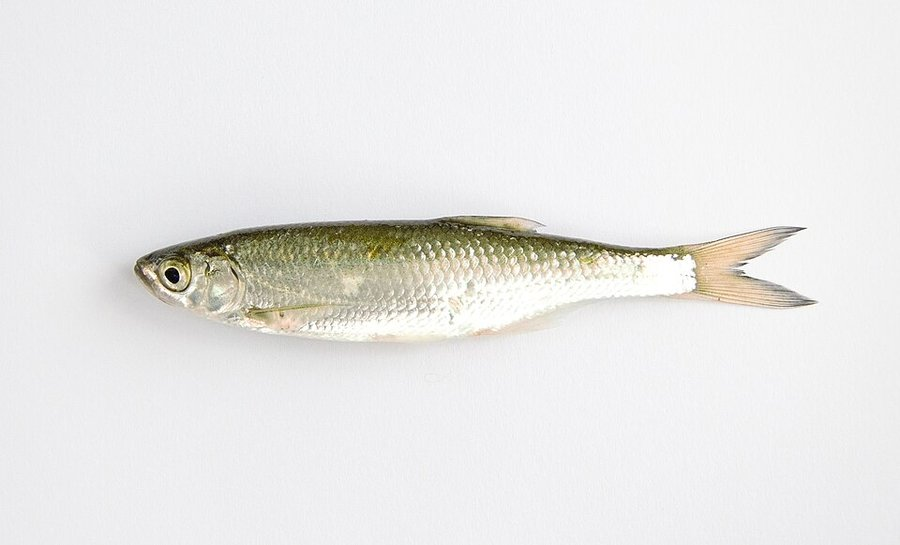
#> input picture games/peche_game/assets/references/ablette.jpg, 900 x 545 px, given in place of ablette.jpg.jpg, which was not available
$ python -i mesure-silhouette.py   (imports and definitions only)
#> lines starting #> are read from the running program, lines starting #| are printed output that depends on the picture
#!/usr/bin/env python3
# Mesure de la silhouette d'un poisson sur une photo de référence (PIL + numpy).
#   python3 scripts/mesure-silhouette.py <espece> '{"museau":[x,y],"pedoncule":[x,y]}' ['{"zone":[x0,y0,x1,y1]}']
# (seuils propres à chaque photo dans masque() ; masque écrit dans $MESURES, défaut /tmp/mesures-poissons)
# Segmente le poisson (croissance de région depuis un germe), redresse son axe
# (museau -> pédoncule), puis imprime la demi-hauteur et le décalage du squelette
# tous les 5 % de la longueur, normalisés par la longueur standard (museau -> base de la queue).
import sys
import json
import numpy as np
from PIL import Image, ImageFilter

import os
REF = os.path.join(os.path.dirname(os.path.abspath(__file__)), '..', 'games', 'peche_game', 'assets', 'references') + os.sep
OUT = os.environ.get('MESURES', '/tmp/mesures-poissons') + os.sep
# [1 line not run here, left out]


# [14 lines left out: function croissance, not called in this run]


def lisse(m, k=7):
    return np.asarray(Image.fromarray((m * 255).astype('uint8')).filter(ImageFilter.MedianFilter(k))) > 127


def masque(espece):
    im = Image.open(REF + espece + '.jpg').convert('RGB')
#> im is the input picture: PIL image 900x545 RGB; mean R, G, B 233.3, 232.6, 231.1
    a = np.asarray(im).astype(float)
    lum = a.mean(axis=2)
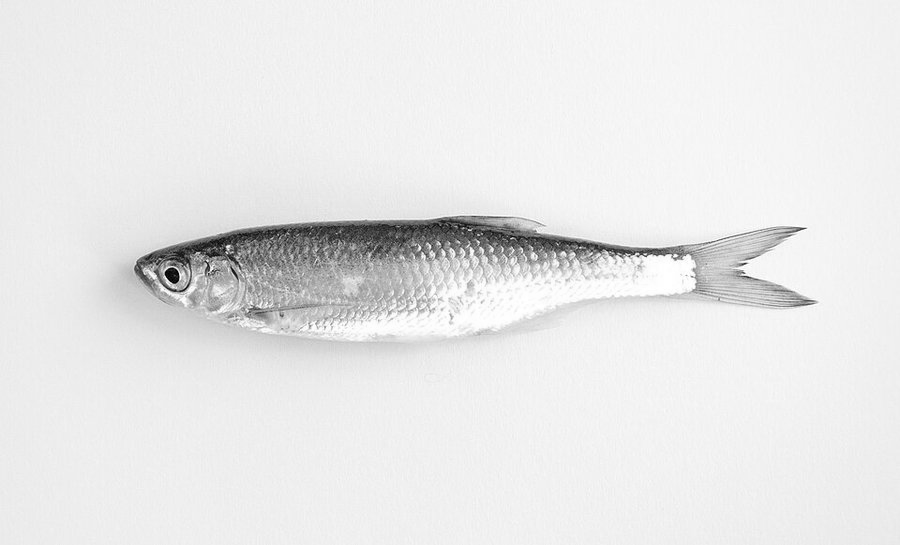
#> lum: shape (545, 900) float64; min 0.333, max 255, mean 232.3
    sat = a.max(axis=2) - a.min(axis=2)
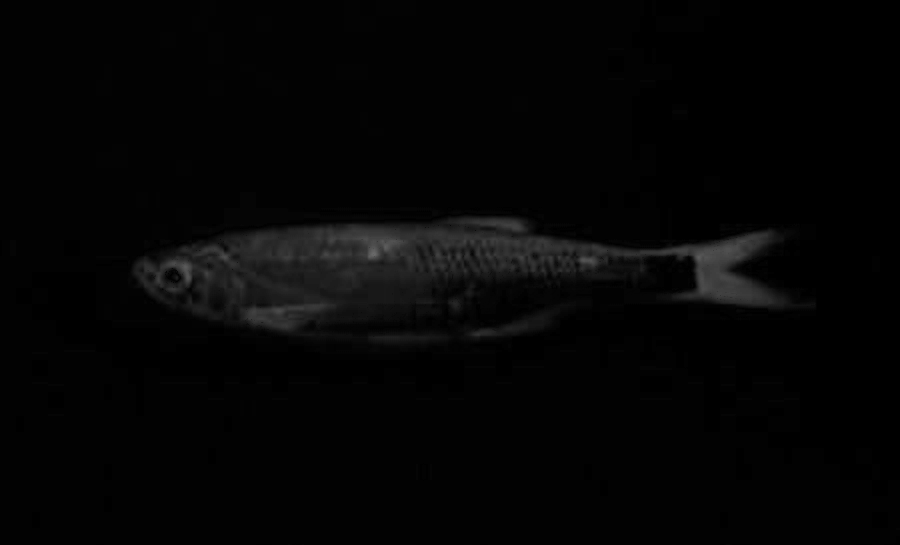
#> sat: shape (545, 900) float64; min 0, max 106, mean 4.8
    if espece == 'breme':
        # Fond : béton gris neutre (saturation ~2, luminance 108-165).
        m = (sat > 9) | (lum < 85)
        germe = (450, 350)
    elif espece == 'brochet':
        # Poisson beige pâle uniforme sur gravier bariolé : distance à la couleur du flanc.
        # Le gravier est très texturé, le corps est lisse : écart-type local faible.
        img = Image.fromarray(lum.astype('uint8'))
        moy = np.asarray(img.filter(ImageFilter.BoxBlur(6))).astype(float)
        moy2 = np.asarray(Image.fromarray(np.clip(lum ** 2 / 255, 0, 255).astype('uint8'))
                          .filter(ImageFilter.BoxBlur(6))).astype(float) * 255
        ecart = np.sqrt(np.maximum(0, moy2 - moy ** 2))
        m = (ecart < 15) & (lum > 95) & (lum < 215)
        m[:250, :] &= False
        germe = (450, 420)
    elif espece == 'silure':
        # Poisson gris éclairé sur eau sombre.
        m = lum > 48
        m[:60, :] = False   # surface de l'eau (claire) en haut de l'image
        germe = (400, 230)
    elif espece == 'gardon':
        # Poisson argenté sur fond blanc-gris uniforme (≈ 236,236,238) : écart au fond. Les nageoires
        # orange (R - B > 38) du corps sont retranchées pour ne garder que le contour du corps ;
        # la caudale (x > 690) est conservée (elle sert à mesurer sa taille).
        ecart = np.abs(a - np.array([236, 236, 238])).max(axis=2)
        m = ecart > 30
        orange = (a[:, :, 0] - a[:, :, 2]) > 38
        orange[:, :150] = False
        orange[:, 690:] = False
        m &= ~orange
        germe = (400, 290)
    elif espece == 'tanche':
        # Poisson olive sur fond blanc pur ; nageoires grises (saturation faible). Le flanc a des
        # reflets argentés désaturés et le dos un liseré presque noir : ni la saturation seule ni
        # l'écart au fond ne suffisent. On combine : haut = écart au fond (liseré sombre compris)
        # moins la dorsale (coupée sous la droite de sa base, repérée à la main : (400,76) →
        # (507,107) → (575,125)) ; bas = dernier pixel saturé de la colonne (écarte pelviennes,
        # pectorale, anale). La caudale (x > 735) est ignorée.
        full = np.abs(a - 255).max(axis=2) > 30
        sat_m = (sat > 28) & full
        img = Image.fromarray((sat_m * 255).astype('uint8'))
        sat_m = np.asarray(img.filter(ImageFilter.MaxFilter(15)).filter(ImageFilter.MinFilter(15))) > 127
        hh, ww = full.shape
        m = np.zeros_like(full)
        for x in range(0, 736):
            col = full[:, x].copy()
            if 400 <= x <= 575:
                yb = np.interp(x, [400, 507, 575], [76, 107, 125])
                col[:int(yb)] = False
            ys = np.where(col)[0]
            yb_sat = np.where(sat_m[:, x])[0]
            if len(ys) and len(yb_sat):
                m[ys[0]:yb_sat[-1] + 1, x] = True
        germe = (350, 250)
    elif espece == 'black-bass':
        # Poisson clair sur fond blanc pur : écart au blanc. Les nageoires (dorsales, anale,
        # pelviennes) sont retranchées par des droites repérées à la main sur la photo ; la
        # caudale (x > 735) est ignorée.
        full = np.abs(a - 255).max(axis=2) > 28
        full = np.asarray(Image.fromarray((full * 255).astype('uint8')).filter(ImageFilter.MaxFilter(5)).filter(ImageFilter.MinFilter(5))) > 127
        m = np.zeros_like(full)
        # base des dorsales : (330,78) -> (470,75) -> (560,95)[encoche] -> (640,120) -> (730,140)
        haut = lambda x: np.interp(x, [150, 250, 330, 470, 560, 640, 730], [135, 95, 80, 76, 92, 118, 140])
        bas = lambda x: np.interp(x, [40, 100, 180, 300, 420, 520, 640, 735], [250, 300, 330, 340, 335, 335, 270, 215])
        for x in range(0, 736):
            col = full[:, x].copy()
            col[:int(haut(x)) - 3] = False
            col[int(bas(x)) + 3:] = False
            m[:, x] = col
        germe = (400, 220)
    elif espece == 'chevesne':
        # Poisson argenté posé sur un plateau de bois orangé (R - B ≈ 90) ; le poisson est gris
        # (R - B < 58) ou très sombre (nageoires, dos). Découpé à la main : dorsale (détachée, au-dessus
        # du dos), anale et pelvienne (étalées sous le ventre), caudale (x < 148) et taches claires du
        # plateau, par deux lignes (dos, ventre) relevées sur la photo ; museau à x = 835.
        rb = a[:, :, 0] - a[:, :, 2]
        m = (rb < 58) | (lum < 95)
        xs = np.arange(m.shape[1])
        dos = np.interp(xs, [150, 250, 350, 400, 450, 550, 650, 725, 800, 840],
                        [270, 271, 263, 258, 251, 251, 265, 285, 320, 350])
        ventre = np.interp(xs, [150, 200, 250, 275, 300, 350, 400, 450, 500, 550, 650, 700, 740, 800, 840],
                           [343, 345, 358, 378, 397, 404, 413, 434, 447, 453, 445, 436, 428, 408, 385])
        for x in range(m.shape[1]):
            if x < 148 or x > 838:
                m[:, x] = False
                continue
            m[:int(dos[x]) - 1, x] = False
            m[int(ventre[x]) + 2:, x] = False
        germe = (500, 350)
    elif espece == 'rotengle':
        # Poisson argenté sur fond blanc pur (tourné à gauche) : écart au blanc. Dorsale couchée sur le dos,
        # pectorale/pelviennes/anale sous le ventre et caudale (x > 700) retranchées par deux lignes
        # relevées à la main sur la photo ; museau à x = 54, base de la caudale x = 698.
        e = np.abs(a - 255).max(axis=2) > 20
        xs = np.arange(e.shape[1])
        dos = np.interp(xs, [54, 70, 100, 150, 200, 250, 300, 350, 400, 455, 510, 580, 695],
                        [265, 258, 248, 222, 200, 190, 183, 178, 175, 192, 215, 240, 254])
        ventre = np.interp(xs, [54, 70, 105, 155, 195, 240, 290, 350, 410, 460, 510, 560, 630, 680, 702],
                           [300, 312, 320, 347, 360, 375, 387, 397, 397, 392, 379, 362, 342, 327, 322])
        m = np.zeros_like(e)
        for x in range(54, 703):
            m[int(dos[x]):int(ventre[x]) + 1, x] = True   # ventre quasi blanc (surexposé) : on remplit entre les deux lignes
        germe = (350, 290)
    elif espece == 'ablette':
        # Poisson argenté sur fond blanc-gris (tourné à gauche) : écart au fond. La dorsale couchée sur le
        # dos, la pectorale, l'anale (membrane pâle sous le ventre) et la caudale (x > 696) sont retranchées
        # par deux lignes relevées à la main sur la photo ; museau à x = 135, base de la caudale x = 695.
        e = np.abs(a - np.array([236, 236, 238])).max(axis=2) > 14
        xs = np.arange(e.shape[1])
        dos = np.interp(xs, [135, 150, 170, 220, 287, 350, 420, 440, 480, 545, 600, 695],
                        [267, 255, 247, 232, 223, 220, 219, 222, 225, 233, 244, 255])
        ventre = np.interp(xs, [135, 140, 153, 187, 237, 287, 353, 453, 500, 540, 580, 620, 695],
                           [276, 280, 293, 307, 320, 333, 338, 337, 327, 312, 303, 297, 293])
        m = np.zeros_like(e)
        for x in range(135, 697):
            m[int(dos[x]):int(ventre[x]) + 1, x] = e[int(dos[x]):int(ventre[x]) + 1, x]
        germe = (400, 280)
    elif espece == 'goujon':
        # Goujon translucide couché sur du sable (tourné à droite) : le ventre se confond avec l'ombre, donc le
        # corps est rempli entre deux lignes relevées à la main sur la photo (grille 20 px) ; la dorsale
        # couchée, la pectorale, la pelvienne et la caudale (x < 228) sont exclues ; museau à x = 788,
        # base de la caudale x = 228.
        xs = np.arange(a.shape[1])
        dos = np.interp(xs, [228, 250, 270, 300, 340, 380, 420, 460, 500, 540, 580, 620, 660, 700, 730, 760, 780, 790],
                        [228, 227, 224, 218, 210, 203, 191, 179, 167, 161, 155, 154, 154, 157, 162, 170, 184, 196])
        ventre = np.interp(xs, [228, 260, 300, 340, 380, 400, 440, 480, 520, 560, 600, 660, 700, 740, 770, 785, 790],
                           [265, 270, 272, 273, 270, 268, 266, 264, 262, 257, 252, 243, 237, 224, 212, 205, 200])
        m = np.zeros(a.shape[:2], bool)
        for x in range(228, 791):
            m[int(dos[x]):int(ventre[x]) + 1, x] = True
        germe = (500, 215)
    elif espece == 'carassin':
        # Carassin sur fond gris-bleu uniforme (tourné à gauche) : le dos brun sombre et le ventre jaune se
        # confondent avec les ombres, donc le corps est rempli entre deux lignes relevées à la main sur la
        # photo (grille 50 px) ; dorsale dressée, pectorale, pelviennes, anale et caudale (x > 688) sont
        # exclues ; museau à x = 42, base de la caudale x = 688.
        xs = np.arange(a.shape[1])
        dos = np.interp(xs, [42, 50, 60, 80, 100, 150, 200, 250, 300, 350, 400, 450, 500, 550, 600, 650, 690],
                        [322, 312, 304, 291, 281, 257, 237, 214, 200, 190, 192, 203, 218, 238, 255, 260, 262])
        ventre = np.interp(xs, [42, 50, 60, 80, 100, 150, 200, 250, 300, 350, 400, 450, 500, 530, 560, 600, 650, 690],
                           [348, 360, 372, 388, 400, 425, 438, 442, 442, 440, 436, 430, 418, 410, 395, 372, 354, 350])
        m = np.zeros(a.shape[:2], bool)
        for x in range(42, 689):
            m[int(dos[x]):int(ventre[x]) + 1, x] = True
        germe = (350, 320)
#> (the run stopped early here; a loop or call above may not have finished)

$ run again, on games/peche_game/assets/references/black-bass.jpg
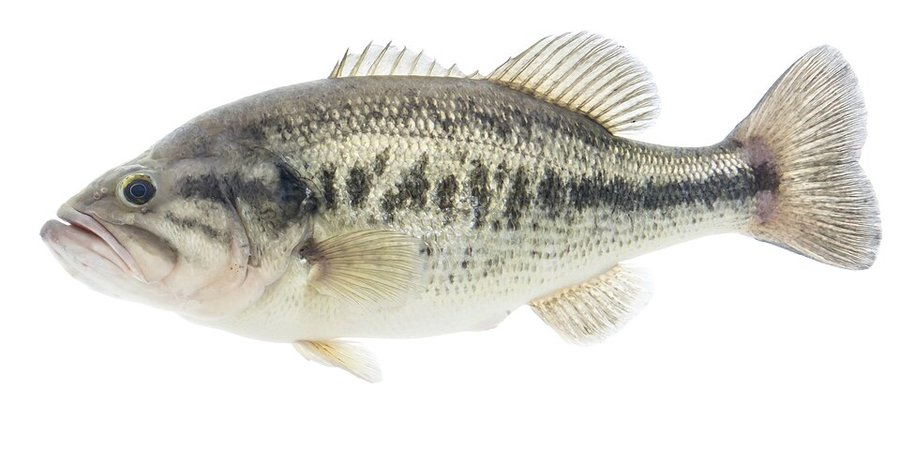
#> input picture games/peche_game/assets/references/black-bass.jpg, 900 x 450 px, given in place of black-bass.jpg.jpg, which was not available
#> in masque, im is the input picture: PIL image 900x450 RGB; mean R, G, B 219.3, 217.7, 211.6
#> in masque, `lum = a.mean(axis=2)`:
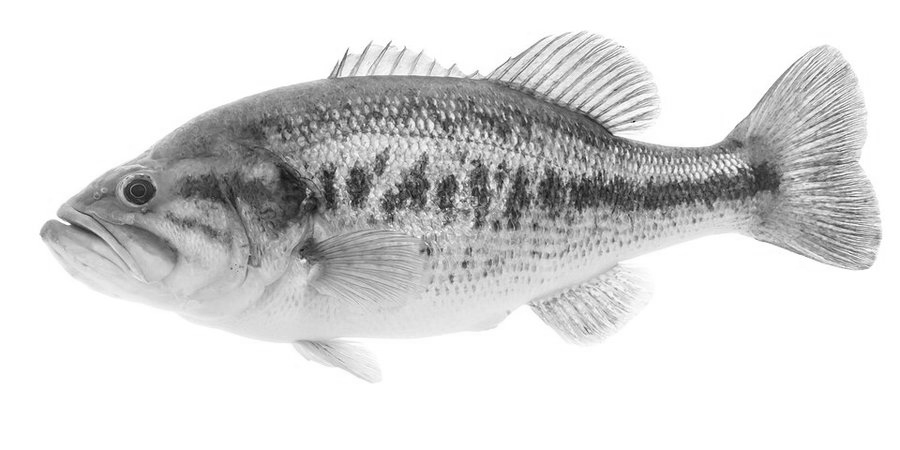
#> lum: shape (450, 900) float64; min 13.67, max 255, mean 216.2
#> in masque, `sat = a.max(axis=2) - a.min(axis=2)`:
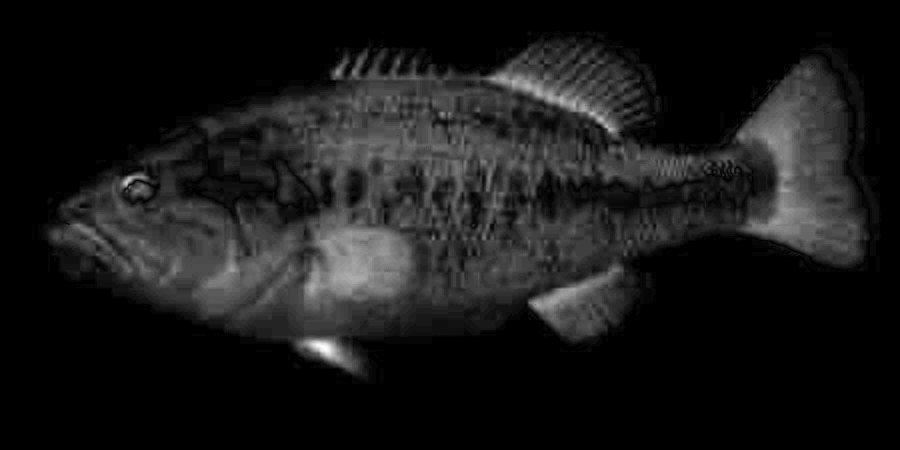
#> sat: shape (450, 900) float64; min 0, max 85, mean 8.2; drawn with min black and max white
